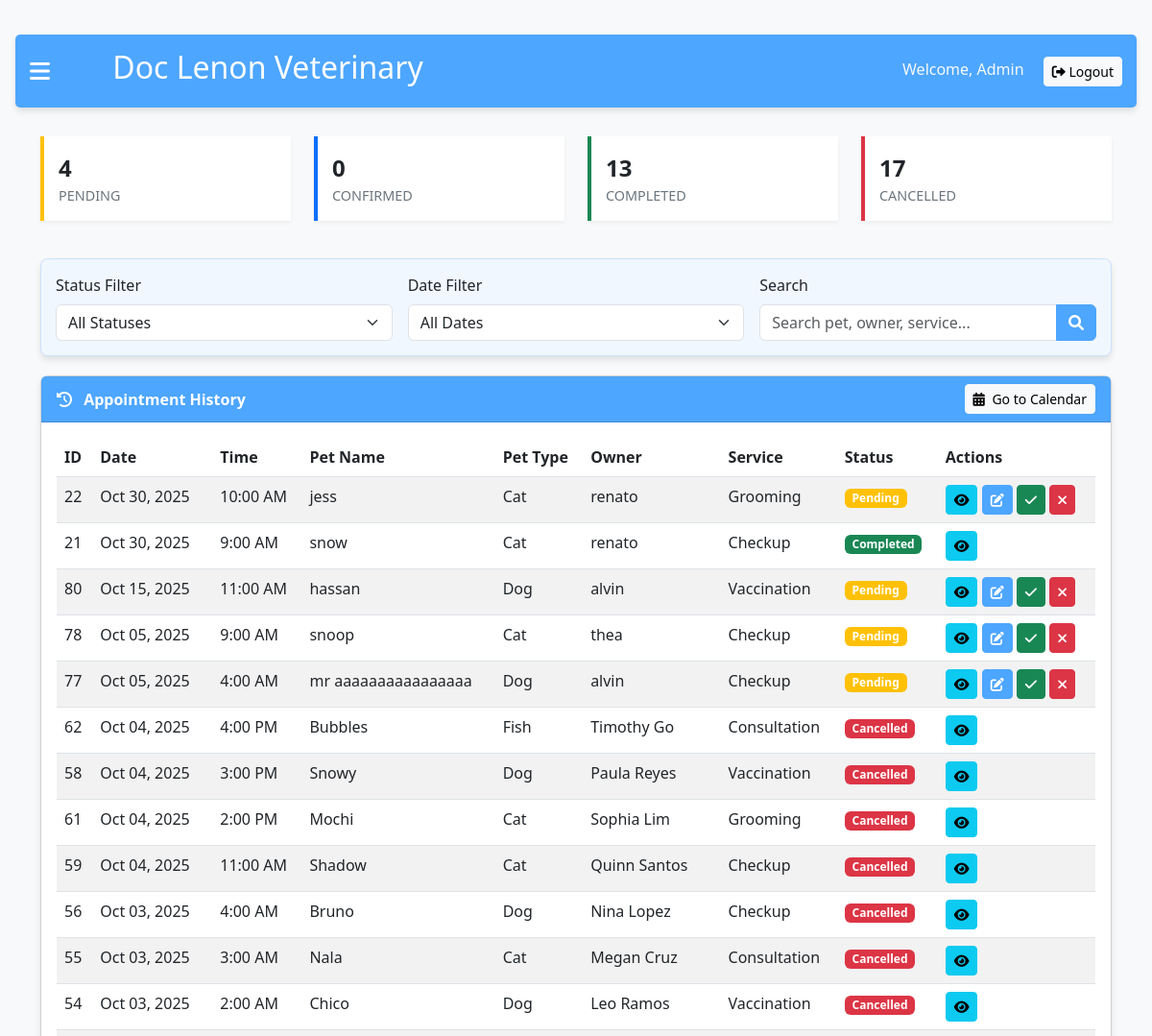
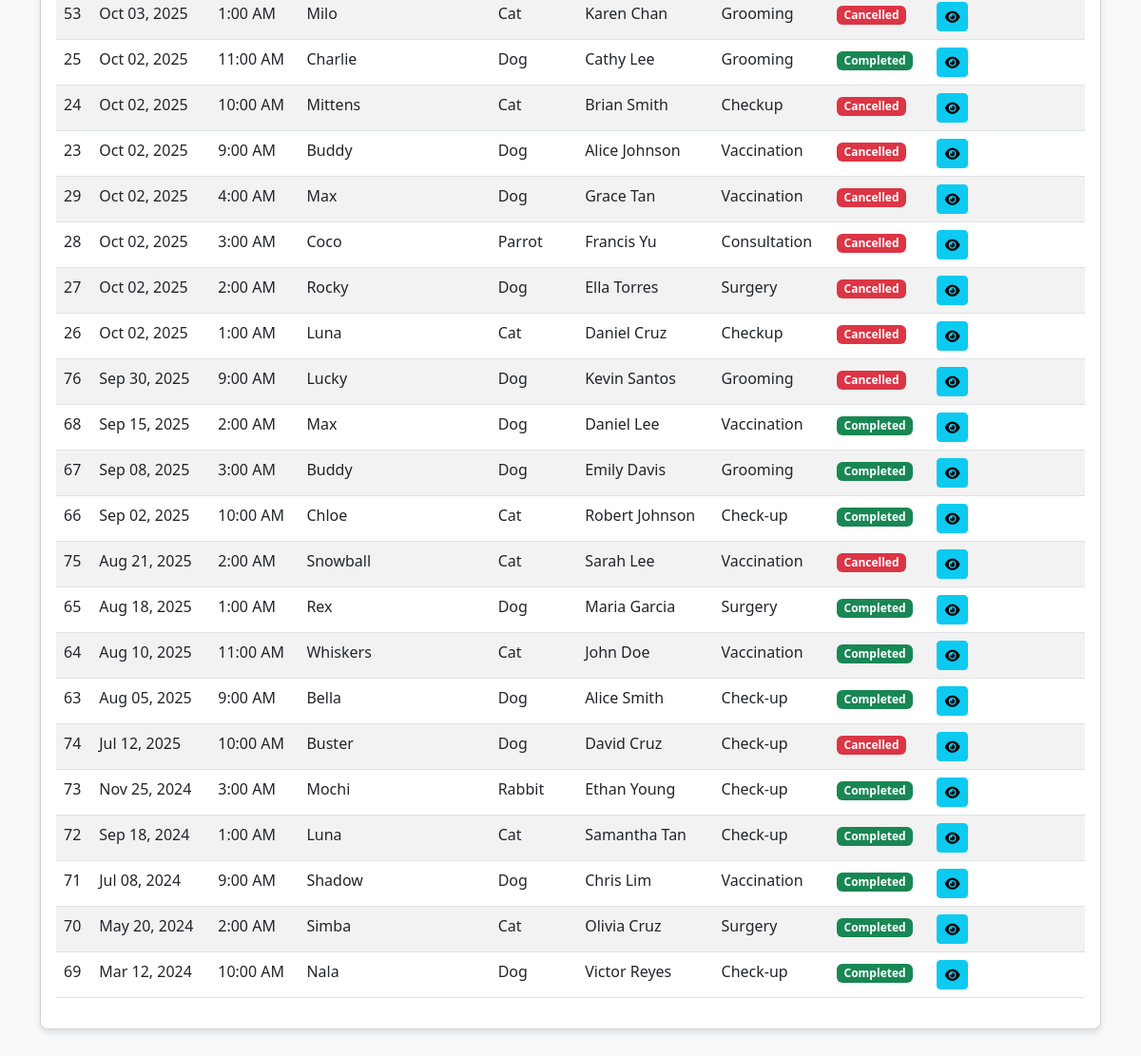
/history.php (signed in), run on an earlier commit of the app's database (2 pictures, top to bottom).
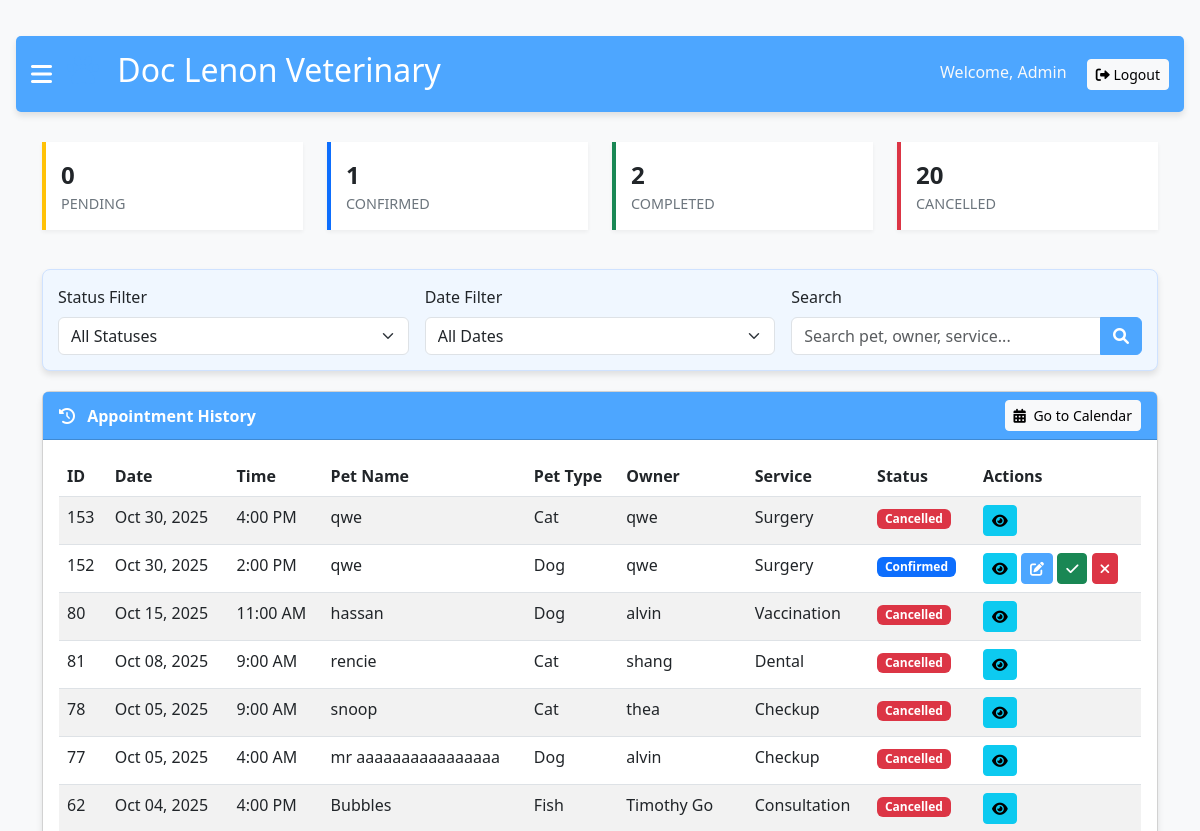
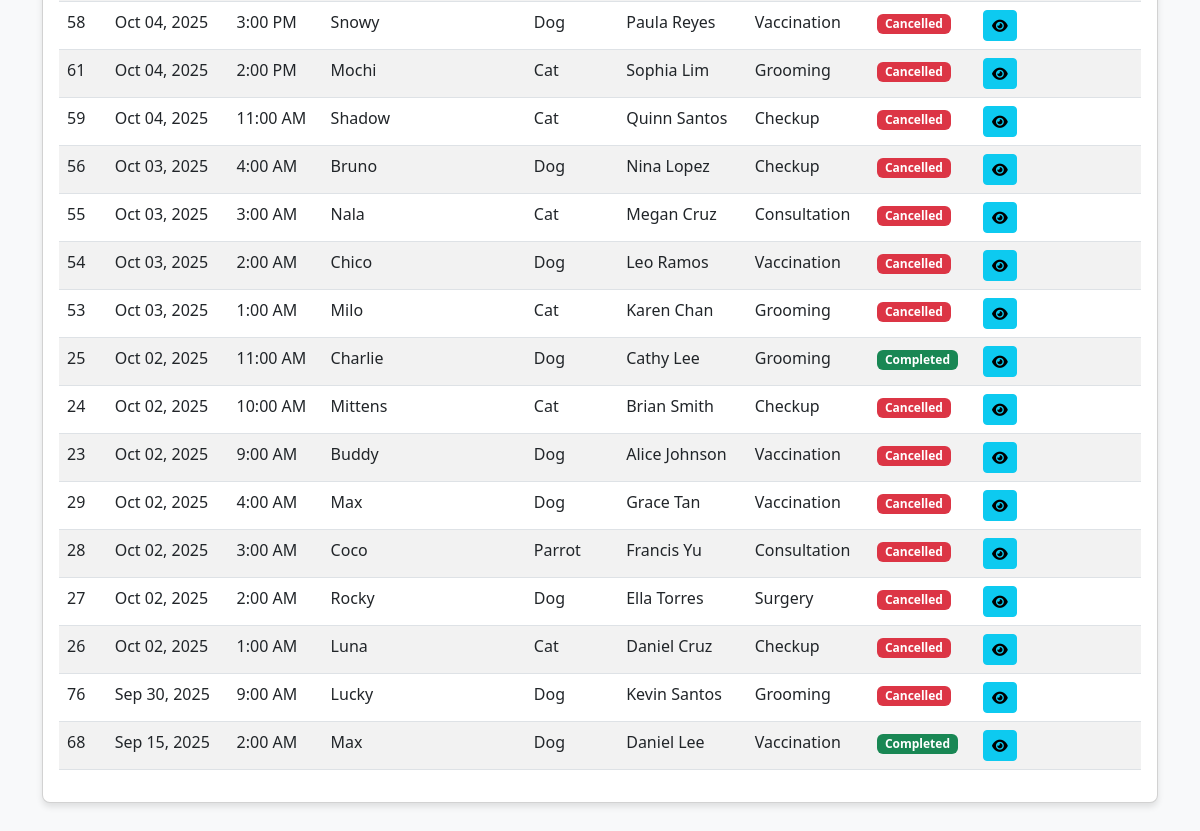
And on a later commit of the database (2 pictures, top to bottom).
### tables this page shows
CREATE TABLE `appointments` (
  `id` int(11) NOT NULL,
  `appointment_date` date NOT NULL,
  `appointment_time` time NOT NULL,
  `pet_name` varchar(100) NOT NULL,
  `pet_type` varchar(50) NOT NULL,
  `owner_name` varchar(100) NOT NULL,
  `owner_phone` varchar(20) NOT NULL,
  `owner_email` varchar(255) DEFAULT NULL,
  `service_type` varchar(50) NOT NULL,
  `notes` text DEFAULT NULL,
  `status` varchar(20) DEFAULT 'Pending',
  `created_at` timestamp NOT NULL DEFAULT current_timestamp()
);

### history.php (the view, shortened to what the changed rows need)
<?php
$servername = "localhost";
$username = "root";
$password = "";
$dbname = "taho";
$conn = new mysqli($servername, $username, $password, $dbname);
$sql = "SELECT id, appointment_date, appointment_time, pet_name, pet_type, owner_name, owner_phone, service_type, notes, status, created_at
        FROM appointments WHERE 1=1";
$sql .= " ORDER BY appointment_date DESC, appointment_time DESC";
$result = $conn->query($sql);
$appointments = [];
if ($result && $result->num_rows > 0) {
    while ($row = $result->fetch_assoc()) {
        $appointments[] = $row;
    }
}
$stats_sql = "SELECT
                COUNT(*) as total,
                SUM(CASE WHEN status = 'Pending' THEN 1 ELSE 0 END) as pending,
                SUM(CASE WHEN status = 'Confirmed' THEN 1 ELSE 0 END) as confirmed,
                SUM(CASE WHEN status = 'Completed' THEN 1 ELSE 0 END) as completed,
                SUM(CASE WHEN status = 'Cancelled' THEN 1 ELSE 0 END) as cancelled,
                SUM(CASE WHEN appointment_date < CURDATE() THEN 1 ELSE 0 END) as past,
                SUM(CASE WHEN appointment_date = CURDATE() THEN 1 ELSE 0 END) as today,
                SUM(CASE WHEN appointment_date > CURDATE() THEN 1 ELSE 0 END) as upcoming
              FROM appointments";
$stats_result = $conn->query($stats_sql);
$stats = $stats_result->fetch_assoc();
?>
<!DOCTYPE html>
<html lang="en">
<head>
    <link href="https://cdn.jsdelivr.net/npm/bootstrap@5.3.0-alpha1/dist/css/bootstrap.min.css" rel="stylesheet">
    <link rel="stylesheet" href="https://cdnjs.cloudflare.com/ajax/libs/font-awesome/6.0.0/css/all.min.css">
    <link rel="stylesheet" href="https://cdn.datatables.net/1.11.5/css/dataTables.bootstrap5.min.css">
</head>
<body>
    <div id="main" class="main-content">
        <div class="admin-header">
            <div class="d-flex align-items-center">
                <h2><i class="fas fa-paw paw-logo"></i> Doc Lenon Veterinary</h2>
            </div>
        </div>
        <div class="container">
            <div class="row mb-4">
                <div class="col-md-3">
                    <div class="stats-card stats-card-pending">
                        <div class="stats-number"><?php echo $stats['pending']; ?></div>
                        <div class="stats-title">Pending</div>
                    </div>
                </div>
                <div class="col-md-3">
                    <div class="stats-card stats-card-confirmed">
                        <div class="stats-number"><?php echo $stats['confirmed']; ?></div>
                        <div class="stats-title">Confirmed</div>
                    </div>
                </div>
                <div class="col-md-3">
                    <div class="stats-card stats-card-completed">
                        <div class="stats-number"><?php echo $stats['completed']; ?></div>
                        <div class="stats-title">Completed</div>
                    </div>
                </div>
                <div class="col-md-3">
                    <div class="stats-card stats-card-cancelled">
                        <div class="stats-number"><?php echo $stats['cancelled']; ?></div>
                        <div class="stats-title">Cancelled</div>
                    </div>
                </div>
            </div>
            <div class="card">
                <div class="card-body">
                    <div class="table-responsive">
                        <table id="appointmentHistoryTable" class="table table-striped table-hover">
                            <thead>
                                <tr>
                                    <th>ID</th>
                                    <th>Date</th>
                                    <th>Time</th>
                                    <th>Pet Name</th>
                                    <th>Pet Type</th>
                                    <th>Owner</th>
                                    <th>Service</th>
                                    <th>Status</th>
                                    <th>Actions</th>
                                </tr>
                            </thead>
                            <tbody>
                                <?php foreach ($appointments as $appointment): ?>
                                    <tr>
                                        <td><?php echo $appointment['id']; ?></td>
                                        <td><?php echo date('M d, Y', strtotime($appointment['appointment_date'])); ?></td>
                                        <td><?php echo date('g:i A', strtotime($appointment['appointment_time'])); ?></td>
                                        <td><?php echo htmlspecialchars($appointment['pet_name']); ?></td>
                                        <td><?php echo htmlspecialchars($appointment['pet_type']); ?></td>
                                        <td><?php echo htmlspecialchars($appointment['owner_name']); ?></td>
                                        <td><?php echo htmlspecialchars($appointment['service_type']); ?></td>
                                        <td>
                                            <?php
                                                $status_class = '';
                                                switch($appointment['status']) {
                                                    case 'Pending':
                                                        $status_class = 'bg-warning';
                                                        break;
                                                    case 'Confirmed':
                                                        $status_class = 'bg-primary';
                                                        break;
                                                    case 'Completed':
                                                        $status_class = 'bg-success';
                                                        break;
                                                    case 'Cancelled':
                                                        $status_class = 'bg-danger';
                                                        break;
                                                }
                                            ?>
                                            <span class="badge <?php echo $status_class; ?>"><?php echo $appointment['status']; ?></span>
                                        </td>
                                        <td>
                                            <button class="btn btn-sm btn-info" onclick="viewAppointmentDetails(<?php echo $appointment['id']; ?>)" title="View Details">
                                                <i class="fas fa-eye"></i>
                                            </button>
                                            <?php if ($appointment['status'] !== 'Completed' && $appointment['status'] !== 'Cancelled'): ?>
                                                <button class="btn btn-sm btn-primary" onclick="editAppointment(<?php echo $appointment['id']; ?>)" title="Edit">
                                                    <i class="fas fa-edit"></i>
                                                </button>
                                                <button class="btn btn-sm btn-success" onclick="updateStatus(<?php echo $appointment['id']; ?>, 'Completed')" title="Mark as Completed">
                                                    <i class="fas fa-check"></i>
                                                </button>
                                                <button class="btn btn-sm btn-danger" onclick="updateStatus(<?php echo $appointment['id']; ?>, 'Cancelled')" title="Cancel">
                                                    <i class="fas fa-times"></i>
                                                </button>
                                            <?php endif; ?>
                                        </td>
                                    </tr>
                                <?php endforeach; ?>
                            </tbody>
                        </table>
                    </div>
                </div>
            </div>
        </div>
    </div>
</body>
</html>

What changed in the data, as far as the page shows it:
removed appointments: id "22", appointment_date "Oct 30, 2025", appointment_time "10:00 AM", pet_name "jess", pet_type "Cat", owner_name "renato", service_type "Grooming", status "Pending"
removed appointments: id "21", appointment_date "Oct 30, 2025", appointment_time "9:00 AM", pet_name "snow", pet_type "Cat", owner_name "renato", service_type "Checkup", status "Completed"
removed appointments: id "67", appointment_date "Sep 08, 2025", appointment_time "3:00 AM", pet_name "Buddy", pet_type "Dog", owner_name "Emily Davis", service_type "Grooming", status "Completed"
removed appointments: id "66", appointment_date "Sep 02, 2025", appointment_time "10:00 AM", pet_name "Chloe", pet_type "Cat", owner_name "Robert Johnson", service_type "Check-up", status "Completed"
removed appointments: id "75", appointment_date "Aug 21, 2025", appointment_time "2:00 AM", pet_name "Snowball", pet_type "Cat", owner_name "Sarah Lee", service_type "Vaccination", status "Cancelled"
removed appointments: id "65", appointment_date "Aug 18, 2025", appointment_time "1:00 AM", pet_name "Rex", pet_type "Dog", owner_name "Maria Garcia", service_type "Surgery", status "Completed"
removed appointments: id "64", appointment_date "Aug 10, 2025", appointment_time "11:00 AM", pet_name "Whiskers", pet_type "Cat", owner_name "John Doe", service_type "Vaccination", status "Completed"
removed appointments: id "63", appointment_date "Aug 05, 2025", appointment_time "9:00 AM", pet_name "Bella", pet_type "Dog", owner_name "Alice Smith", service_type "Check-up", status "Completed"
removed appointments: id "74", appointment_date "Jul 12, 2025", appointment_time "10:00 AM", pet_name "Buster", pet_type "Dog", owner_name "David Cruz", service_type "Check-up", status "Cancelled"
removed appointments: id "73", appointment_date "Nov 25, 2024", appointment_time "3:00 AM", pet_name "Mochi", pet_type "Rabbit", owner_name "Ethan Young", service_type "Check-up", status "Completed"
removed appointments: id "72", appointment_date "Sep 18, 2024", appointment_time "1:00 AM", pet_name "Luna", pet_type "Cat", owner_name "Samantha Tan", service_type "Check-up", status "Completed"
removed appointments: id "71", appointment_date "Jul 08, 2024", appointment_time "9:00 AM", pet_name "Shadow", pet_type "Dog", owner_name "Chris Lim", service_type "Vaccination", status "Completed"
removed appointments: id "70", appointment_date "May 20, 2024", appointment_time "2:00 AM", pet_name "Simba", pet_type "Cat", owner_name "Olivia Cruz", service_type "Surgery", status "Completed"
removed appointments: id "69", appointment_date "Mar 12, 2024", appointment_time "10:00 AM", pet_name "Nala", pet_type "Dog", owner_name "Victor Reyes", service_type "Check-up", status "Completed"
added appointments: id "153", appointment_date "Oct 30, 2025", appointment_time "4:00 PM", pet_name "qwe", pet_type "Cat", owner_name "qwe", service_type "Surgery", status "Cancelled"
added appointments: id "152", appointment_date "Oct 30, 2025", appointment_time "2:00 PM", pet_name "qwe", pet_type "Dog", owner_name "qwe", service_type "Surgery", status "Confirmed"
changed appointments "Oct 15, 2025": status "Pending" → "Cancelled"
added appointments: id "81", appointment_date "Oct 08, 2025", appointment_time "9:00 AM", pet_name "rencie", pet_type "Cat", owner_name "shang", service_type "Dental", status "Cancelled"
changed appointments "snoop": status "Pending" → "Cancelled"
changed appointments "mr aaaaaaaaaaaaaaaa": status "Pending" → "Cancelled"
Also different on the page:
$stats['pending']: "4" → "0"
$stats['confirmed']: "0" → "1"
$stats['completed']: "13" → "2"
$stats['cancelled']: "17" → "20"
